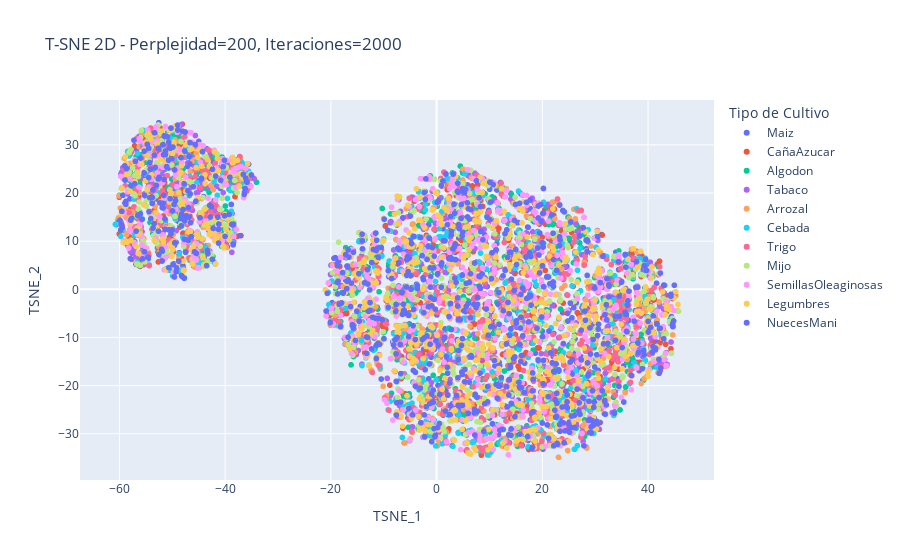

Here is the notebook cell this chart was saved with:
### Markdown cell above
# Ejercicio 4: t-SNE

### Code cell
interacciones = [1000, 2000, 3000, 4000, 5000]
perplejidades = [30, 50, 100, 200, 300]
componentes = [2,3]

componente = 2
perplejidad = 200
interaccion = 2000

tsne = TSNE(n_components=componente, perplexity=perplejidad, max_iter=interaccion, random_state=42)
tsne_result = tsne.fit_transform(X_scaled)

tsne_df = pd.DataFrame(tsne_result, columns=[f'TSNE_{i+1}' for i in range(componente)])
tsne_df['tipoCultivo'] = cultivos['tipoCultivo'].values
fig = px.scatter(
    tsne_df,
    x='TSNE_1',
    y='TSNE_2',
    color='tipoCultivo',
    title=f'T-SNE 2D - Perplejidad={perplejidad}, Iteraciones={interaccion}',
    labels={'tipoCultivo': 'Tipo de Cultivo'}
)
fig.show()

'''
- Al aumentar la perplejidad, se observa que los puntos se agrupan más, 
lo que indica que el modelo está capturando mejor la estructura de los datos.

- Al aumentar el número de iteraciones, los puntos tienden a
  agruparse más.

- Al aumentar el número de componentes, se observa que los puntos tienden a
  separarse más
'''

### Figure 1 — Plotly figure (JSON) as saved in the notebook; plotly's stock layout.template omitted (floating-point values rounded to 4 significant figures; data arrays with more than 128 entries replaced by an {"elided": "..."} marker saying what was removed)
{"data": [{"hovertemplate": "Tipo de Cultivo=Maiz<br>TSNE_1=%{x}<br>TSNE_2=%{y}<extra></extra>", "legendgroup": "Maiz", "marker": {"color": "#636efa", "symbol": "circle"}, "mode": "markers", "name": "Maiz", "showlegend": true, "type": "scattergl", "x": {"elided": "753 float values"}, "xaxis": "x", "y": {"elided": "753 float values"}, "yaxis": "y"}, {"hovertemplate": "Tipo de Cultivo=CañaAzucar<br>TSNE_1=%{x}<br>TSNE_2=%{y}<extra></extra>", "legendgroup": "CañaAzucar", "marker": {"color": "#EF553B", "symbol": "circle"}, "mode": "markers", "name": "CañaAzucar", "showlegend": true, "type": "scattergl", "x": {"elided": "763 float values"}, "xaxis": "x", "y": {"elided": "763 float values"}, "yaxis": "y"}, {"hovertemplate": "Tipo de Cultivo=Algodon<br>TSNE_1=%{x}<br>TSNE_2=%{y}<extra></extra>", "legendgroup": "Algodon", "marker": {"color": "#00cc96", "symbol": "circle"}, "mode": "markers", "name": "Algodon", "showlegend": true, "type": "scattergl", "x": {"elided": "722 float values"}, "xaxis": "x", "y": {"elided": "722 float values"}, "yaxis": "y"}, {"hovertemplate": "Tipo de Cultivo=Tabaco<br>TSNE_1=%{x}<br>TSNE_2=%{y}<extra></extra>", "legendgroup": "Tabaco", "marker": {"color": "#ab63fa", "symbol": "circle"}, "mode": "markers", "name": "Tabaco", "showlegend": true, "type": "scattergl", "x": {"elided": "717 float values"}, "xaxis": "x", "y": {"elided": "717 float values"}, "yaxis": "y"}, {"hovertemplate": "Tipo de Cultivo=Arrozal<br>TSNE_1=%{x}<br>TSNE_2=%{y}<extra></extra>", "legendgroup": "Arrozal", "marker": {"color": "#FFA15A", "symbol": "circle"}, "mode": "markers", "name": "Arrozal", "showlegend": true, "type": "scattergl", "x": {"elided": "706 float values"}, "xaxis": "x", "y": {"elided": "706 float values"}, "yaxis": "y"}, {"hovertemplate": "Tipo de Cultivo=Cebada<br>TSNE_1=%{x}<br>TSNE_2=%{y}<extra></extra>", "legendgroup": "Cebada", "marker": {"color": "#19d3f3", "symbol": "circle"}, "mode": "markers", "name": "Cebada", "showlegend": true, "type": "scattergl", "x": {"elided": "703 float values"}, "xaxis": "x", "y": {"elided": "703 float values"}, "yaxis": "y"}, {"hovertemplate": "Tipo de Cultivo=Trigo<br>TSNE_1=%{x}<br>TSNE_2=%{y}<extra></extra>", "legendgroup": "Trigo", "marker": {"color": "#FF6692", "symbol": "circle"}, "mode": "markers", "name": "Trigo", "showlegend": true, "type": "scattergl", "x": {"elided": "747 float values"}, "xaxis": "x", "y": {"elided": "747 float values"}, "yaxis": "y"}, {"hovertemplate": "Tipo de Cultivo=Mijo<br>TSNE_1=%{x}<br>TSNE_2=%{y}<extra></extra>", "legendgroup": "Mijo", "marker": {"color": "#B6E880", "symbol": "circle"}, "mode": "markers", "name": "Mijo", "showlegend": true, "type": "scattergl", "x": {"elided": "718 float values"}, "xaxis": "x", "y": {"elided": "718 float values"}, "yaxis": "y"}, {"hovertemplate": "Tipo de Cultivo=SemillasOleaginosas<br>TSNE_1=%{x}<br>TSNE_2=%{y}<extra></extra>", "legendgroup": "SemillasOleaginosas", "marker": {"color": "#FF97FF", "symbol": "circle"}, "mode": "markers", "name": "SemillasOleaginosas", "showlegend": true, "type": "scattergl", "x": {"elided": "711 float values"}, "xaxis": "x", "y": {"elided": "711 float values"}, "yaxis": "y"}, {"hovertemplate": "Tipo de Cultivo=Legumbres<br>TSNE_1=%{x}<br>TSNE_2=%{y}<extra></extra>", "legendgroup": "Legumbres", "marker": {"color": "#FECB52", "symbol": "circle"}, "mode": "markers", "name": "Legumbres", "showlegend": true, "type": "scattergl", "x": {"elided": "728 float values"}, "xaxis": "x", "y": {"elided": "728 float values"}, "yaxis": "y"}, {"hovertemplate": "Tipo de Cultivo=NuecesMani<br>TSNE_1=%{x}<br>TSNE_2=%{y}<extra></extra>", "legendgroup": "NuecesMani", "marker": {"color": "#636efa", "symbol": "circle"}, "mode": "markers", "name": "NuecesMani", "showlegend": true, "type": "scattergl", "x": {"elided": "732 float values"}, "xaxis": "x", "y": {"elided": "732 float values"}, "yaxis": "y"}], "layout": {"legend": {"title": {"text": "Tipo de Cultivo"}, "tracegroupgap": 0}, "title": {"text": "T-SNE 2D - Perplejidad=200, Iteraciones=2000"}, "xaxis": {"anchor": "y", "domain": [0, 1], "title": {"text": "TSNE_1"}}, "yaxis": {"anchor": "x", "domain": [0, 1], "title": {"text": "TSNE_2"}}}}
